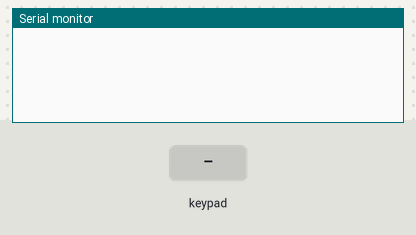
Bench run of a sketch on a simulated Arduino Uno, built with avr-gcc and run on an emulated ATmega328P. On the bench: the last lines printed to the serial monitor. The inputs (shaded band) are chosen by the test bench.

Above: at 1.2 s.
1.3 s: key '1' pressed
At 2.6 s:
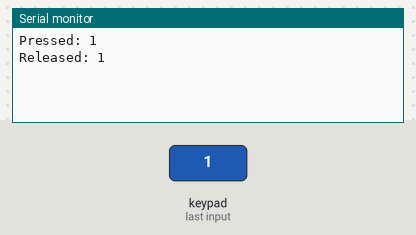
2.9 s: keypad keys 1 3 1 2 pressed 0.4 s apart
At 3.03 s:
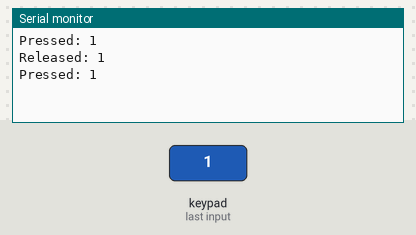
6.0 s: key '4' pressed
At 7.2 s:
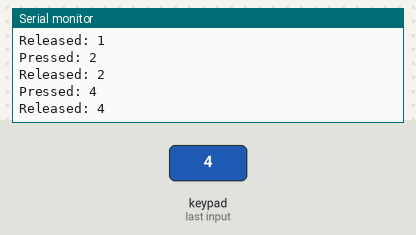
7.5 s: keypad keys 2 3 4 5 pressed 0.4 s apart
At 9.7 s:
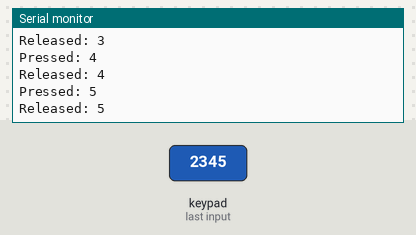
Timing chart, 0 to 11.2 s (numbered marks = the images above; inputs shaded):
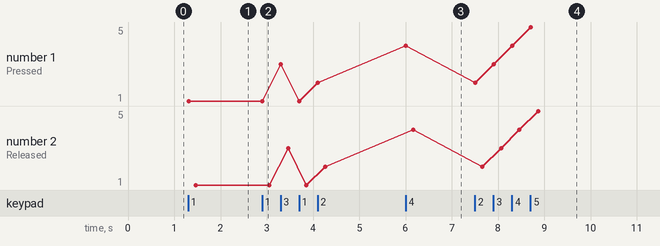

Measured:
- after the input at 1.3 s, the serial monitor: prints a new line at once (image 1)
- after the input at 6.0 s, the serial monitor: prints a new line at once (image 3)
- after the input at 7.5 s, the serial monitor: prints a new line at once (image 4)
- plotted number 1: 1 → 2 after the input at 2.9 s, 2 → 4 after the input at 6.0 s, 4 → 5 after the input at 7.5 s
- plotted number 2: 1 → 2 after the input at 2.9 s, 2 → 4 after the input at 6.0 s, 4 → 5 after the input at 7.5 s

The sketch:

GeminiMatrixTest.ino
```cpp
#include "Adafruit_Keypad.h"

const byte ROWS = 2;
const byte COLS = 4;

// Key labels for your 8 buttons
char keys[ROWS][COLS] = {
  {'1', '2', '3', '4'},
  {'5', '6', '7', '8'}
};

// Row connections: Row 0 -> D2, Row 1 -> D3
byte rowPins[ROWS] = {13, 12};

// Column connections: Col 0 -> D4, Col 1 -> D5, Col 2 -> D6, Col 3 -> D7
byte colPins[COLS] = {2, 3, 4, 5};

// Initialize the keypad instance
Adafruit_Keypad customKeypad = Adafruit_Keypad(makeKeymap(keys), rowPins, colPins, ROWS, COLS);

void setup() {
  Serial.begin(9600);
  customKeypad.begin();
}

void loop() {
  // Scan the matrix
  customKeypad.tick();

  // Process all button events
  while (customKeypad.available()) {
    keypadEvent e = customKeypad.read();

    if (e.bit.EVENT == KEY_JUST_PRESSED) {
      Serial.print("Pressed: ");
      Serial.println((char)e.bit.KEY);
    }
    else if (e.bit.EVENT == KEY_JUST_RELEASED) {
      Serial.print("Released: ");
      Serial.println((char)e.bit.KEY);
    }
  }

  delay(10); // Small delay to prevent swamping the serial buffer
}
```
